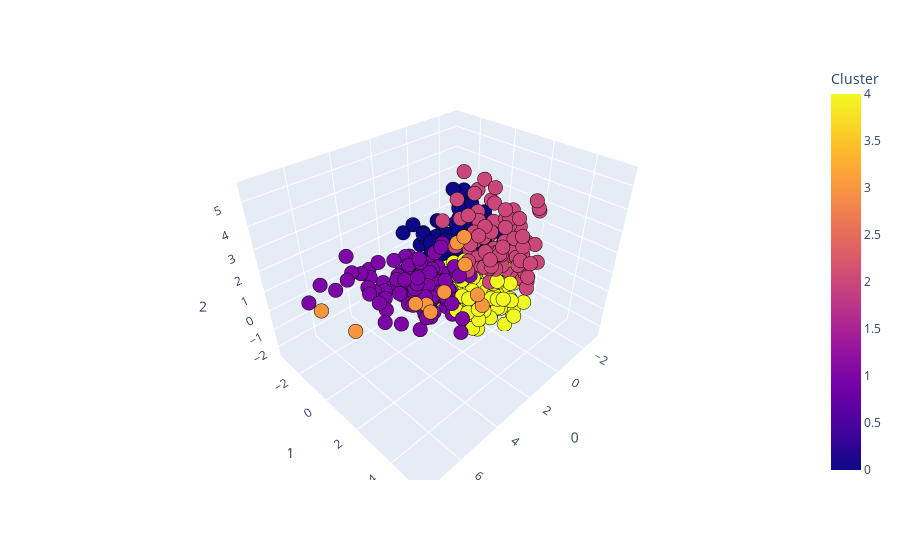

Here is the notebook cell this chart was saved with:
### Markdown cell above
## The Final Plot ##

### Code cell
fig = px.scatter_3d(pd.concat([new_df, pca_df], axis = 1), 
                 x = 0, y = 1, z=2, color='Cluster', size_max=0.01, hover_data=['name','artist','genre'])

fig.update_traces(marker=dict(size=5,
                              line=dict(width=1,
                                        color='black')),
                  selector=dict(mode='markers'))

fig.show()

### Figure 1 — Plotly figure (JSON) as saved in the notebook; plotly's stock layout.template omitted (floating-point values rounded to 4 significant figures; data arrays with more than 128 entries replaced by an {"elided": "..."} marker saying what was removed)
{"data": [{"customdata": {"elided": "816x3 str values"}, "hovertemplate": "0=%{x}<br>1=%{y}<br>2=%{z}<br>name=%{customdata[0]}<br>artist=%{customdata[1]}<br>genre=%{customdata[2]}<br>Cluster=%{marker.color}<extra></extra>", "legendgroup": "", "marker": {"color": {"elided": "816 int values"}, "coloraxis": "coloraxis", "line": {"color": "black", "width": 1}, "size": 5, "symbol": "circle"}, "mode": "markers", "name": "", "scene": "scene", "showlegend": false, "type": "scatter3d", "x": {"elided": "816 float values"}, "y": {"elided": "816 float values"}, "z": {"elided": "816 float values"}}], "layout": {"coloraxis": {"colorbar": {"title": {"text": "Cluster"}}, "colorscale": [[0, "#0d0887"], [0.1111, "#46039f"], [0.2222, "#7201a8"], [0.3333, "#9c179e"], [0.4444, "#bd3786"], [0.5556, "#d8576b"], [0.6667, "#ed7953"], [0.7778, "#fb9f3a"], [0.8889, "#fdca26"], [1, "#f0f921"]]}, "legend": {"tracegroupgap": 0}, "margin": {"t": 60}, "scene": {"domain": {"x": [0, 1], "y": [0, 1]}, "xaxis": {"title": {"text": "0"}}, "yaxis": {"title": {"text": "1"}}, "zaxis": {"title": {"text": "2"}}}}}
